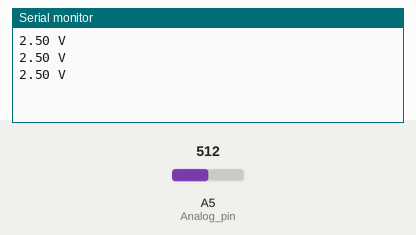
Recording of a sketch running on a simulated Arduino Uno, built with avr-gcc and run on an emulated ATmega328P. Shown: the last lines printed to the serial monitor. The test bench sets the inputs (shaded band); at power-on: A5 (Analog_pin) = 512.

Above: at 1.3 s.
1.4 s: A5 (Analog_pin) set to 716
At 1.9 s:
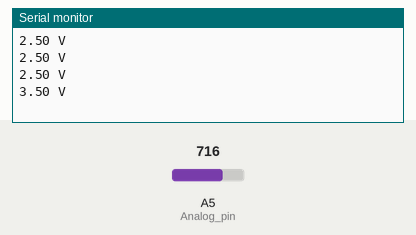
2.9 s: A5 (Analog_pin) set to 900
At 3.4 s:
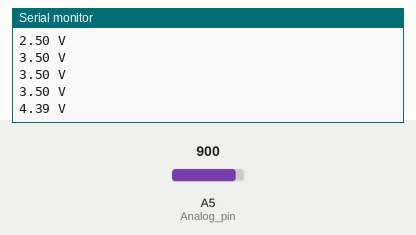
Timing chart, 0 to 5.9 s (numbered marks = the images above; inputs shaded):
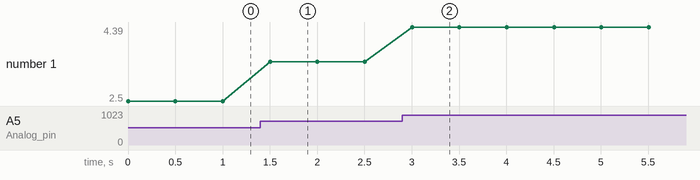

Measured:
- after the input at 1.4 s, the serial monitor: prints a new line after 0.10 s (image 1)
- after the input at 2.9 s, the serial monitor: prints a new line after 0.10 s (image 2)
- plotted number 1: 2.5 → 3.5 after the input at 1.4 s, 3.5 → 4.39 after the input at 2.9 s

The sketch:

1031_2.ino
```cpp
int Analog_pin = A5;

void setup() {
  Serial.begin(9600);
}

void loop() {
  float val = analogRead(Analog_pin);
  float res = (5.0/1024.0)*val;
  Serial.print(res);
  Serial.println(" V");
  delay(500);
}
```
